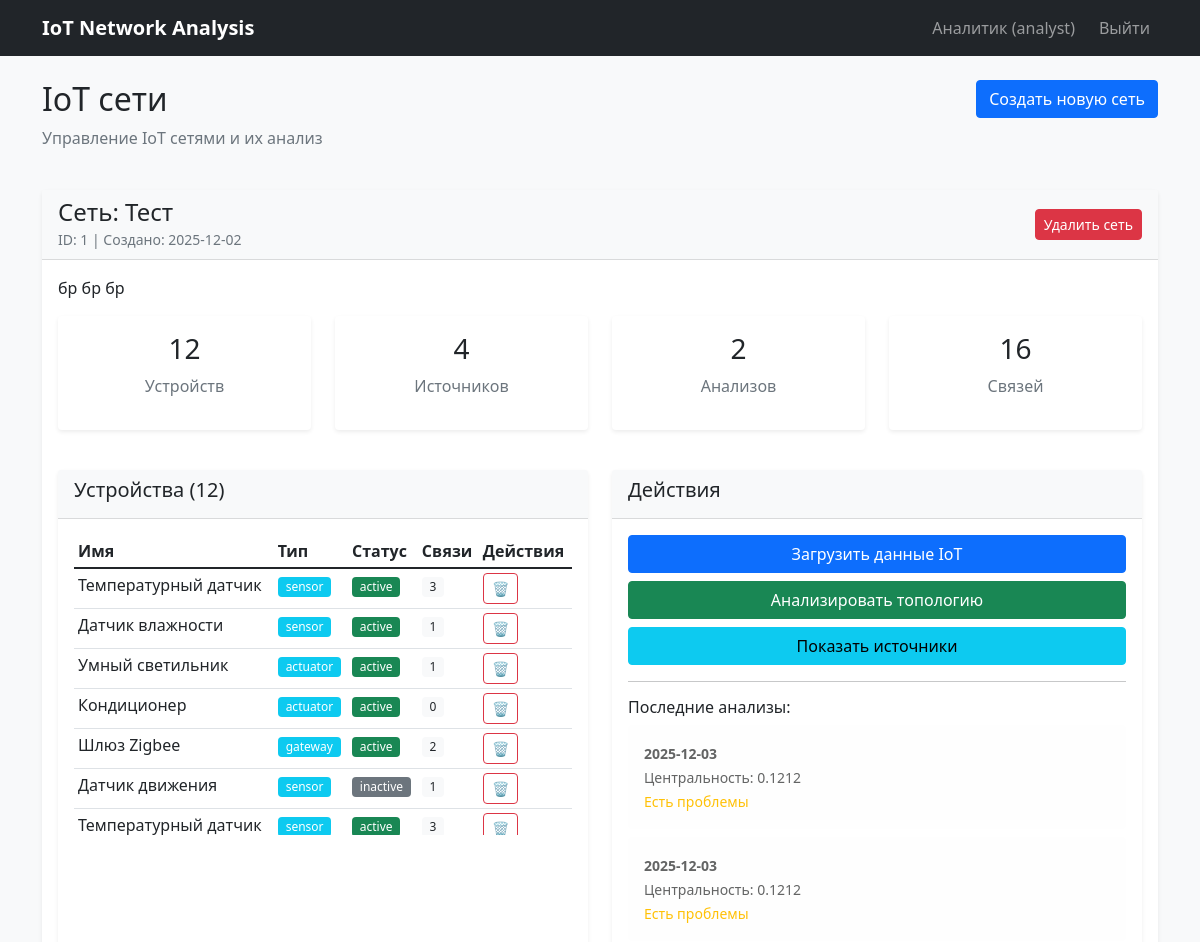
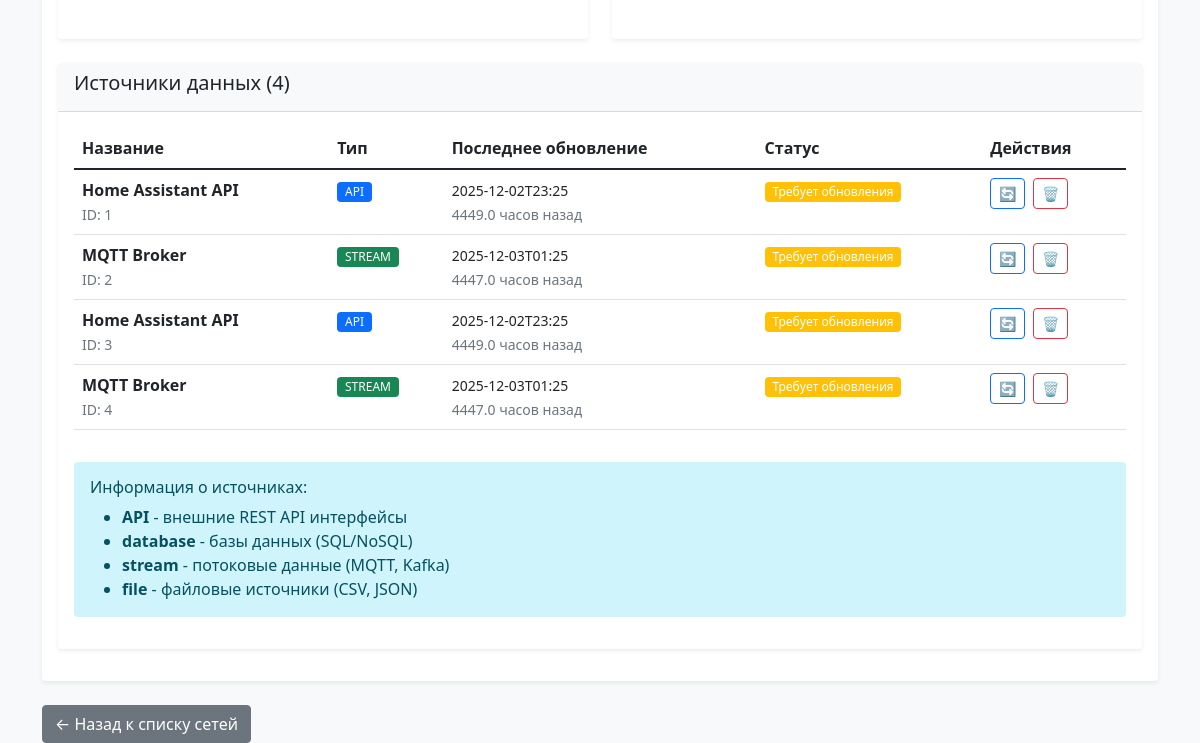
Page /network/1 (signed in) on the earlier database version (2 pictures, top to bottom).
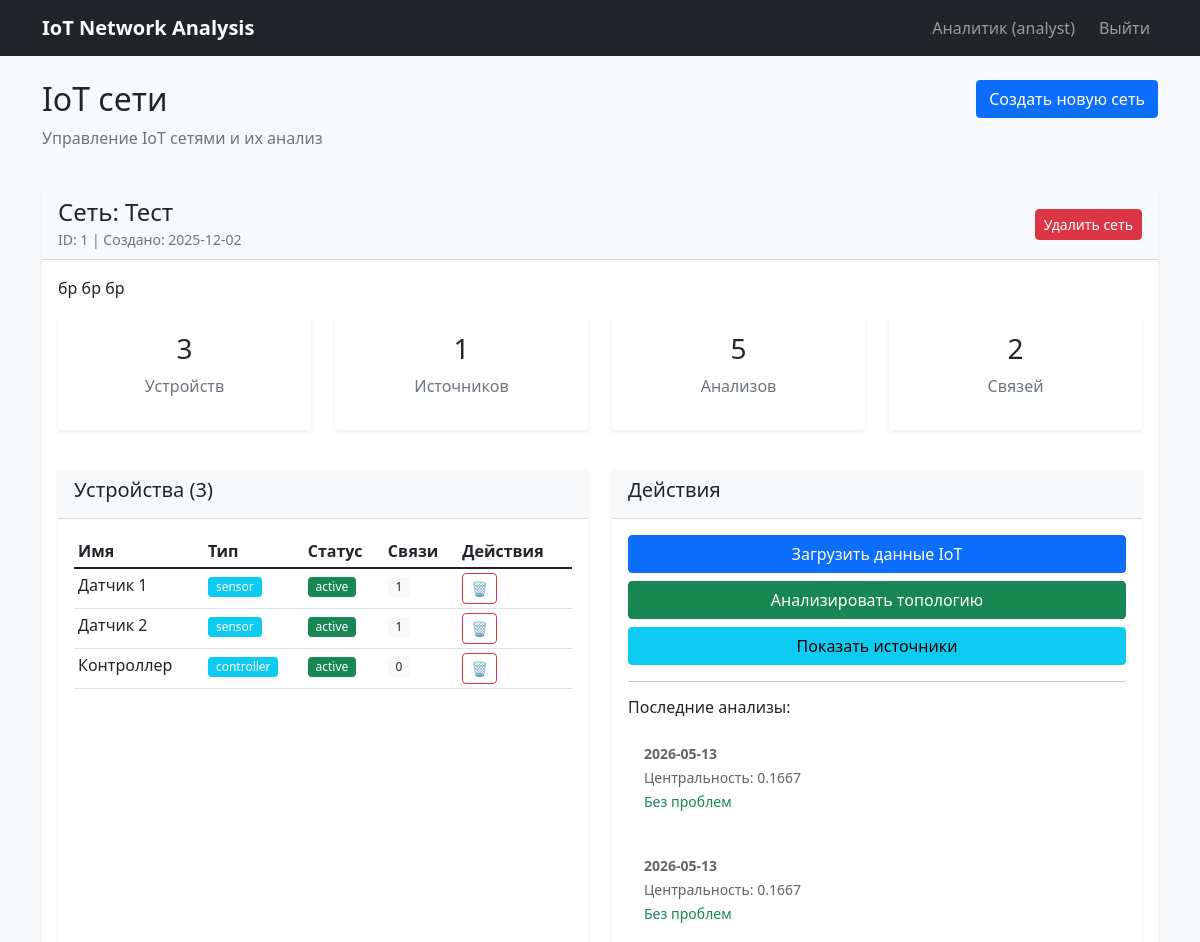
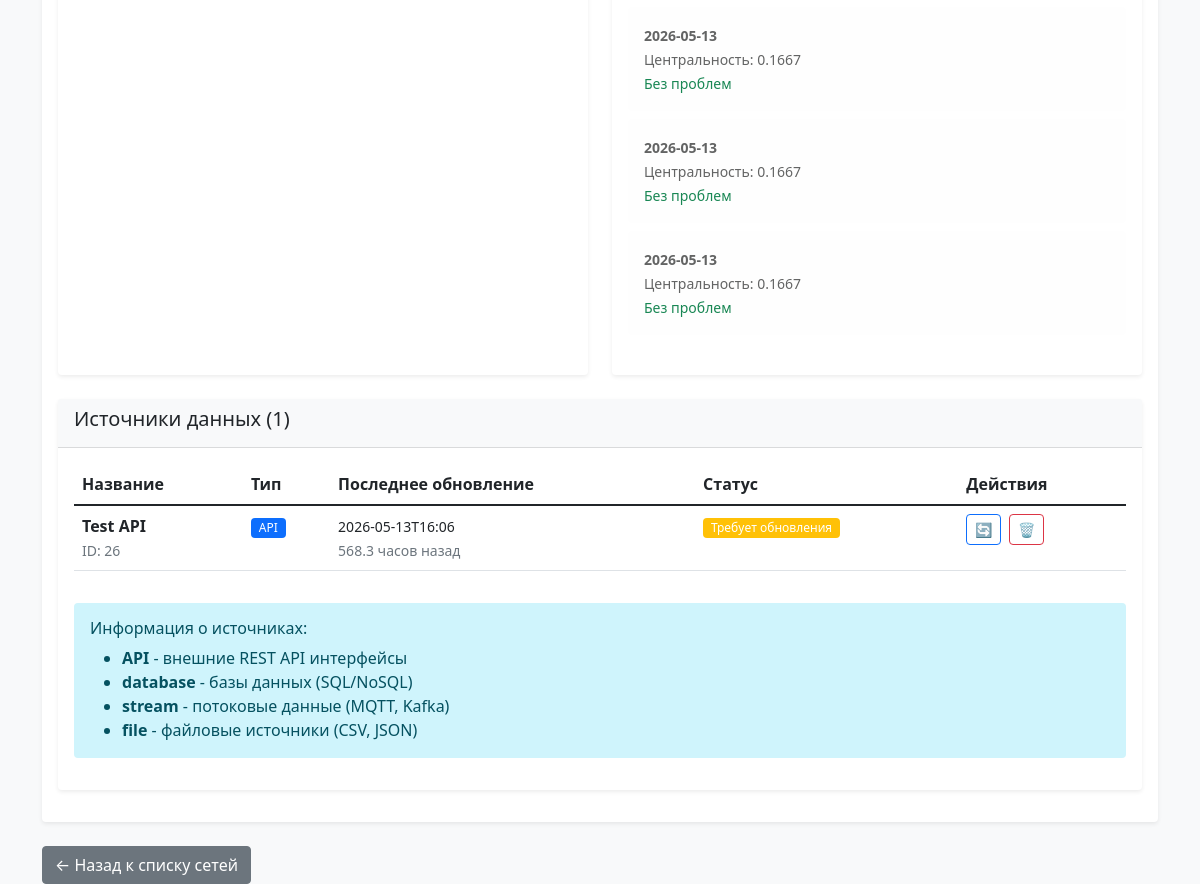
Same page on the later database version (2 pictures, top to bottom).
### tables this page shows
CREATE TABLE iot_networks (
                id INTEGER PRIMARY KEY AUTOINCREMENT,
                description TEXT,
                network_name TEXT NOT NULL,
                created_at TEXT DEFAULT CURRENT_TIMESTAMP,
                user_id INTEGER,
                FOREIGN KEY (user_id) REFERENCES users (id)
            );

CREATE TABLE devices (
                id INTEGER PRIMARY KEY AUTOINCREMENT,
                device_name TEXT NOT NULL,
                status TEXT NOT NULL,
                type TEXT NOT NULL,
                network_id INTEGER NOT NULL,
                FOREIGN KEY (network_id) REFERENCES iot_networks (id)
            );

CREATE TABLE analysis (
                id INTEGER PRIMARY KEY AUTOINCREMENT,
                centrality_score REAL NOT NULL,
                date TEXT NOT NULL,
                network_id INTEGER NOT NULL,
                FOREIGN KEY (network_id) REFERENCES iot_networks (id)
            );

CREATE TABLE data_sources (
                id INTEGER PRIMARY KEY AUTOINCREMENT,
                datasource_name TEXT NOT NULL,
                last_update TEXT NOT NULL,
                type TEXT NOT NULL,
                network_id INTEGER NOT NULL,
                FOREIGN KEY (network_id) REFERENCES iot_networks (id)
            );

### app.py (the view)
@app.route('/network/<int:network_id>')
def network_details(network_id):
    if 'user_id' not in session:
        return redirect(url_for('index'))
    network_info = iot_service.get_network_details(network_id)
    if not network_info:
        flash('Сеть не найдена', 'error')
        return redirect(url_for('dashboard'))
    return render_template('network_info.html',
                         network_info=network_info,
                         user_role=session.get('user_role'))

### templates/network_info.html (shortened to what this page needs)
{% extends "layout.html" %}
{% block content %}
<div class="row mb-4">
    <div class="col">
        <h2>IoT сети</h2>
        <p class="text-muted">Управление IoT сетями и их анализ</p>
    </div>
    <div class="col-auto">
        <button type="button" class="btn btn-primary" data-bs-toggle="modal" data-bs-target="#createNetworkModal">
            Создать новую сеть
        </button>
    </div>
</div>
{% if network_info %}
    <div class="card mb-4">
        <div class="card-header d-flex justify-content-between align-items-center">
            <div>
                <h4 class="mb-0">Сеть: {{ network_info.network.name }}</h4>
                <small class="text-muted">ID: {{ network_info.network.id }} | Создано: {{ network_info.network.created_at[:10] }}</small>
            </div>
            <div>
                <form method="POST" action="{{ url_for('delete_network', network_id=network_info.network.id) }}"
                      class="d-inline" onsubmit="return confirm('ВНИМАНИЕ! Вы удаляете сеть и ВСЕ связанные данные (устройства, источники, анализы). Это действие нельзя отменить. Продолжить?');">
                    <button type="submit" class="btn btn-danger btn-sm">
                        Удалить сеть
                    </button>
                </form>
            </div>
        </div>
        <div class="card-body">
            <p>{{ network_info.network.description or 'Нет описания' }}</p>
            <div class="row mb-4">
                <div class="col-md-3">
                    <div class="card text-center">
                        <div class="card-body">
                            <h3>{{ network_info.stats.total_devices }}</h3>
                            <p class="text-muted">Устройств</p>
                        </div>
                    </div>
                </div>
                <div class="col-md-3">
                    <div class="card text-center">
                        <div class="card-body">
                            <h3>{{ network_info.stats.total_data_sources }}</h3>
                            <p class="text-muted">Источников</p>
                        </div>
                    </div>
                </div>
                <div class="col-md-3">
                    <div class="card text-center">
                        <div class="card-body">
                            <h3>{{ network_info.stats.total_analyses }}</h3>
                            <p class="text-muted">Анализов</p>
                        </div>
                    </div>
                </div>
                <div class="col-md-3">
                    <div class="card text-center">
                        <div class="card-body">
                            <h3>{{ network_info.stats.total_connections }}</h3>
                            <p class="text-muted">Связей</p>
                        </div>
                    </div>
                </div>
            </div>
            <div class="row mt-4">
                <div class="col-md-6">
                    <div class="card h-100">
                        <div class="card-header">
                            <h5>Устройства ({{ network_info.stats.total_devices }})</h5>
                        </div>
                        <div class="card-body">
                            {% if network_info.devices %}
                                <div class="table-responsive" style="max-height: 300px; overflow-y: auto;">
                                    <table class="table table-sm">
                                        <thead>
                                            <tr>
                                                <th>Имя</th>
                                                <th>Тип</th>
                                                <th>Статус</th>
                                                <th>Связи</th>
                                                <th>Действия</th>
                                            </tr>
                                        </thead>
                                        <tbody>
                                            {% for device in network_info.devices %}
                                            <tr>
                                                <td>{{ device.name }}</td>
                                                <td><span class="badge bg-info">{{ device.type }}</span></td>
                                                <td><span class="badge bg-{{ 'success' if device.status == 'active' else 'secondary' }}">{{ device.status }}</span></td>
                                                <td><span class="badge bg-light text-dark">{{ device.connections_count }}</span></td>
                                                <td>
                                                    <form method="POST" action="{{ url_for('manage_device', device_id=device.id) }}"
                                                          class="d-inline" onsubmit="return confirm('Удалить устройство \"{{ device.name }}\"?');">
                                                        <button type="submit" class="btn btn-sm btn-outline-danger" title="Удалить устройство">
                                                            🗑️
                                                        </button>
                                                    </form>
                                                </td>
                                            </tr>
                                            {% endfor %}
                                        </tbody>
                                    </table>
                                </div>
                            {% else %}
                                <p class="text-muted">Нет устройств</p>
                            {% endif %}
                        </div>
                    </div>
                </div>
                <div class="col-md-6">
                    <div class="card h-100">
                        <div class="card-header">
                            <h5>Действия</h5>
                        </div>
                        <div class="card-body">
                            <div class="d-grid gap-2 mb-3">
                                <a href="{{ url_for('load_data', network_id=network_info.network.id) }}"
                                   class="btn btn-primary">
                                    Загрузить данные IoT
                                </a>
                                <a href="{{ url_for('analyze_network', network_id=network_info.network.id) }}"
                                   class="btn btn-success">
                                    Анализировать топологию
                                </a>
                                {% if network_info.data_sources %}
                                <a href="#sources-section"
                                   class="btn btn-info">
                                    Показать источники
                                </a>
                                {% endif %}
                            </div>
                            {% if network_info.analyses %}
                            <hr>
                            <h6>Последние анализы:</h6>
                            {% for analysis in network_info.analyses %}
                            <div class="alert alert-light mb-2">
                                <small>
                                    <strong>{{ analysis.date[:10] }}</strong><br>
                                    Центральность: {{ "%.4f"|format(analysis.centrality_score) }}<br>
                                    {% if analysis.has_issues %}
                                        <span class="text-warning">Есть проблемы</span>
                                    {% else %}
                                        <span class="text-success">Без проблем</span>
                                    {% endif %}
                                </small>
                            </div>
                            {% endfor %}
                            {% endif %}
                        </div>
                    </div>
                </div>
            </div>
            {% if network_info.data_sources %}
            <div class="row mt-4" id="sources-section">
                <div class="col-12">
                    <div class="card">
                        <div class="card-header">
                            <h5>Источники данных ({{ network_info.stats.total_data_sources }})</h5>
                        </div>
                        <div class="card-body">
                            <div class="table-responsive">
                                <table class="table table-hover">
                                    <thead>
                                        <tr>
                                            <th>Название</th>
                                            <th>Тип</th>
                                            <th>Последнее обновление</th>
                                            <th>Статус</th>
                                            <th>Действия</th>
                                        </tr>
                                    </thead>
                                    <tbody>
                                        {% for source in network_info.data_sources %}
                                        <tr>
                                            <td>
                                                <strong>{{ source.name }}</strong>
                                                <br>
                                                <small class="text-muted">ID: {{ source.id }}</small>
                                            </td>
                                            <td>
                                                <span class="badge bg-{{
                                                    'primary' if source.type == 'api'
                                                    else 'info' if source.type == 'database'
                                                    else 'success' if source.type == 'stream'
                                                    else 'warning' if source.type == 'file'
                                                    else 'secondary'
                                                }}">
                                                    {{ source.type|upper }}
                                                </span>
                                            </td>
                                            <td>
                                                <small>{{ source.last_update[:16] }}</small>
                                                <br>
                                                <small class="text-muted">
                                                    {% set hours_diff = 0 %}
                                                    {% if source.last_update %}
                                                        {% set source_time = source.last_update|to_datetime %}
                                                        {% set hours_diff = (now() - source_time).total_seconds() / 3600 %}
                                                    {% endif %}
                                                    {{ "%.1f"|format(hours_diff) }} часов назад
                                                </small>
                                            </td>
                                            <td>
                                                {% set hours_diff = 0 %}
                                                {% if source.last_update %}
                                                    {% set source_time = source.last_update|to_datetime %}
                                                    {% set hours_diff = (now() - source_time).total_seconds() / 3600 %}
                                                {% endif %}
                                                {% if hours_diff > 24 %}
                                                    <span class="badge bg-warning">Требует обновления</span>
                                                {% else %}
                                                    <span class="badge bg-success">Актуальный</span>
                                                {% endif %}
                                            </td>
                                            <td>
                                                <form method="POST" action="{{ url_for('manage_source', source_id=source.id) }}"
                                                      class="d-inline" onsubmit="return confirm('Обновить время источника \"{{ source.name }}\"?');">
                                                    <button type="submit" class="btn btn-sm btn-outline-primary" title="Обновить время">
                                                        🔄
                                                    </button>
                                                </form>
                                                <form method="POST" action="{{ url_for('manage_source', source_id=source.id) }}"
                                                      class="d-inline" onsubmit="return confirm('Удалить источник \"{{ source.name }}\"?');">
                                                    <button type="submit" class="btn btn-sm btn-outline-danger ms-1" title="Удалить источник">
                                                        🗑️
                                                    </button>
                                                </form>
                                            </td>
                                        </tr>
                                        {% endfor %}
                                    </tbody>
                                </table>
                            </div>
                            <div class="alert alert-info mt-3">
                                <h6>Информация о источниках:</h6>
                                <ul class="mb-0">
                                    <li><strong>API</strong> - внешние REST API интерфейсы</li>
                                    <li><strong>database</strong> - базы данных (SQL/NoSQL)</li>
                                    <li><strong>stream</strong> - потоковые данные (MQTT, Kafka)</li>
                                    <li><strong>file</strong> - файловые источники (CSV, JSON)</li>
                                </ul>
                            </div>
                        </div>
                    </div>
                </div>
            </div>
            {% endif %}
        </div>
    </div>
    <a href="{{ url_for('dashboard') }}" class="btn btn-secondary">← Назад к списку сетей</a>
{% endif %}
{% endblock %}

Differences in the rows shown:
removed devices: name "Температурный датчик", type "sensor", status "active", connections_count "3"
removed devices: name "Датчик влажности", type "sensor", status "active", connections_count "1"
removed devices: name "Умный светильник", type "actuator", status "active", connections_count "1"
removed devices: name "Кондиционер", type "actuator", status "active", connections_count "0"
removed devices: name "Шлюз Zigbee", type "gateway", status "active", connections_count "2"
removed devices: name "Датчик движения", type "sensor", status "inactive", connections_count "1"
removed devices: name "Температурный датчик", type "sensor", status "active", connections_count "3"
removed analysis: date "2025-12-03", centrality_score "0.1212", shows "Есть проблемы"
removed analysis: date "2025-12-03", centrality_score "0.1212", shows "Есть проблемы"
removed data_sources: name "Home Assistant API", id "1", type "API", last_update "2025-12-02T23:25", hours_diff "4449.0"
removed data_sources: name "MQTT Broker", id "2", type "STREAM", last_update "2025-12-03T01:25", hours_diff "4447.0"
removed data_sources: name "Home Assistant API", id "3", type "API", last_update "2025-12-02T23:25", hours_diff "4449.0"
removed data_sources: name "MQTT Broker", id "4", type "STREAM", last_update "2025-12-03T01:25", hours_diff "4447.0"
added devices: name "Датчик 1", type "sensor", status "active", connections_count "1"
added devices: name "Датчик 2", type "sensor", status "active", connections_count "1"
added devices: name "Контроллер", type "controller", status "active", connections_count "0"
added analysis: date "2026-05-13", centrality_score "0.1667", shows "Без проблем"
added analysis: date "2026-05-13", centrality_score "0.1667", shows "Без проблем"
added analysis: date "2026-05-13", centrality_score "0.1667", shows "Без проблем"
added analysis: date "2026-05-13", centrality_score "0.1667", shows "Без проблем"
added analysis: date "2026-05-13", centrality_score "0.1667", shows "Без проблем"
added data_sources: name "Test API", id "26", type "API", last_update "2026-05-13T16:06", hours_diff "568.3"
Other differences:
{{ network_info.stats.total_devices }}: "12" → "3"
{{ network_info.stats.total_data_sources }}: "4" → "1"
{{ network_info.stats.total_analyses }}: "2" → "5"
{{ network_info.stats.total_connections }}: "16" → "2"
